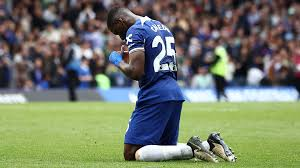
#> input picture wk3/caicedo.jpg, 300 x 168 px
$ python practice4.py
#> lines starting #> are read from the running program, lines starting #| are printed output that depends on the picture
import numpy as np
import matplotlib.pyplot as plt
import cv2 as cv

img = cv.imread('caicedo.jpg', 0)
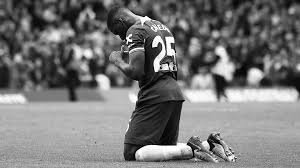
#> img: shape (168, 300); min 0, max 255, mean 119.1

# Plot the original image
plt.subplot(1, 2, 1)
plt.title("Original")
plt.imshow(img)
#plt.show()
cropped_img = img[450:700, 200:5000]
#> cropped_img = empty array

# Plot the cropped image
plt.subplot(1, 2, 2)
plt.title("Cropped Image")
plt.imshow(cropped_img)
plt.show()
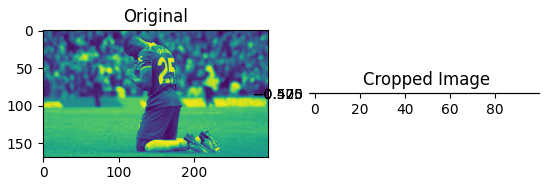
#> figure drawn by matplotlib, 2 panels

#cv.imwrite('cropped_out.jpg', cropped_img)
cv.waitKey(0)
cv.destroyAllWindows()
